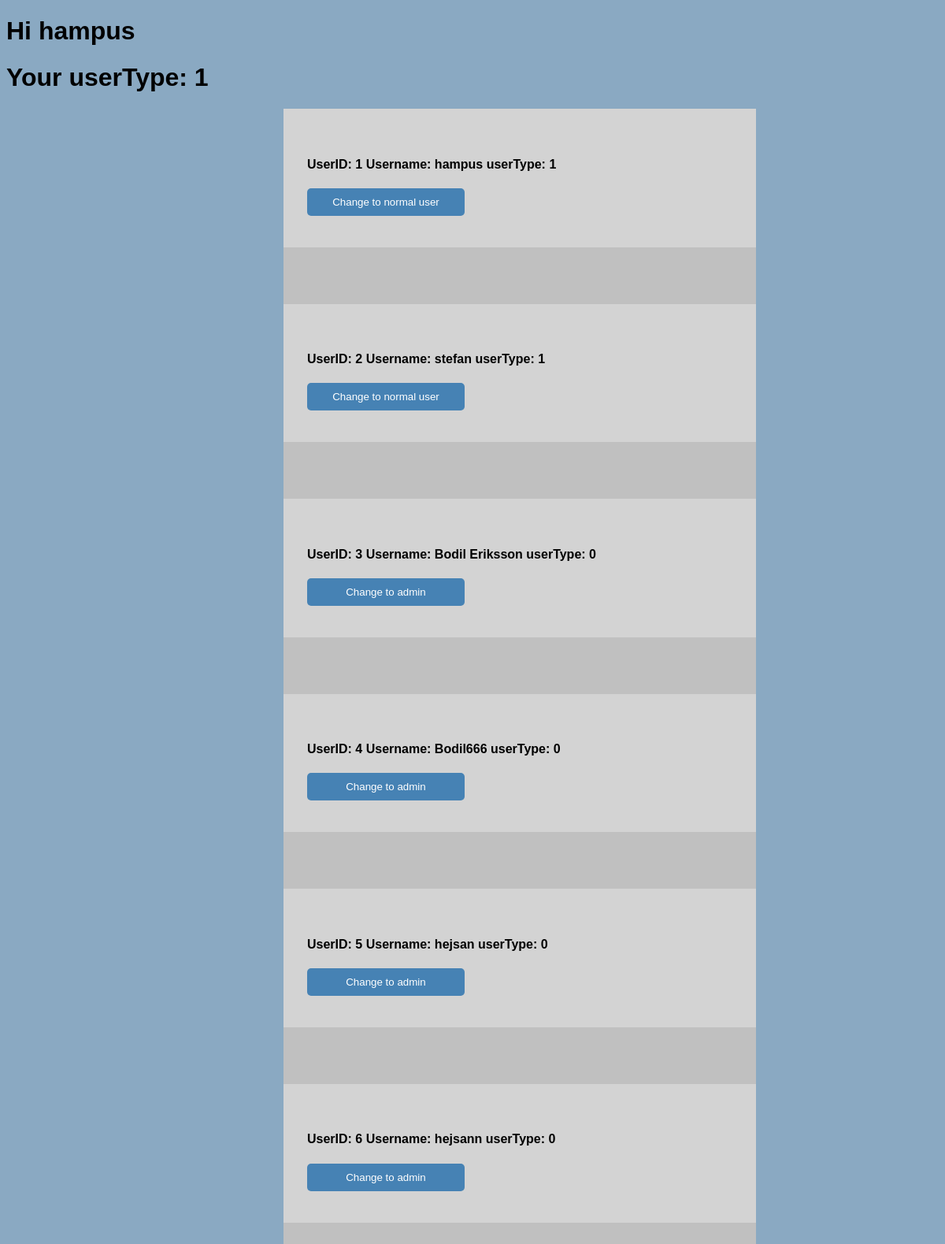
/adminPage.php (signed in), run on the app's committed database.
### tables this page shows
CREATE TABLE "User" (
	"userID"	INTEGER,
	"username"	TEXT,
	"email"	TEXT,
	"passwordhash"	TEXT,
	"salt"	TEXT,
	"userType"	INTEGER,
	PRIMARY KEY("userID" AUTOINCREMENT)
);

### db/dbUser.php (the view, shortened to what this page needs)
<?php
function ShowUsers() {
    $db = new SQLite3("db/database.db");
$result = $db->query("SELECT userID, username, userType FROM 'User' ORDER BY userID");
while ($row = $result->fetchArray())
{
    echo "<div class='textDiv'>";
    echo "<h4>" . "  UserID: " . $row['userID'] . "  Username: " . $row['username'] . "  userType: " . $row['userType'] . "</h4>" ;
    echo "<form action='db/changeUserType.php' method='post'>";
    if($row['userType'] == 1) {
        echo "<button name='changeToUser-userID' type='submit' value=" . $row['userID'] . ">Change to normal user </button> ";
    }
    else {
        echo "<button name='changeToAdmin-userID' type='submit' value=" . $row['userID'] . ">Change to admin </button> ";
    }
    echo "</form>";
    echo "</div>";
    echo "<br><br><br><br>";
}
}
?>

### adminPage.php (shortened to what this page needs)
<!DOCTYPE html>
<html>
<head>
    <link rel="stylesheet" href="./css/style.css">
</head>
<body>
    <h1> Hi <?php echo $_SESSION['username']; ?> </h1>
    <h1> Your userType: <?php echo $_SESSION['userType']; ?> </h1>
    <?php
    include "db/showUsers.php";
    ?>
</body>
</html>

### db/showUsers.php
<?php
include "dbUser.php";
echo "<div class='showDiv'>";
ShowUsers();
echo "</div>";
?>

### css/style.css (style rules this page uses)
body { background: rgb(138, 169, 194); font-family: Verdana, Geneva, Tahoma, sans-serif; }
*, *::before, *::after { box-sizing: border-box; }
button { padding: 10px 30px; border: none; background-color: steelblue; display: inline-block; color: white; border-radius: 5px; width: 200px; transition-duration: 0.4s; }
.showDiv { background-color: rgb(192, 192, 192); width: 600px; position: sticky; left: 30%; }
.textDiv { background-color: lightgrey; width: 600px; padding: 40px 30px; position: sticky; left: 30%; }

### data on the page
user: userID "1", username "hampus", userType "1"
user: userID "2", username "stefan", userType "1"
user: userID "3", username "Bodil Eriksson", userType "0"
user: userID "4", username "Bodil666", userType "0"
user: userID "5", username "hejsan", userType "0"
user: userID "6", username "hejsann", userType "0"

### other printed values
$_SESSION['username'] "hampus"
$_SESSION['userType'] "1"
